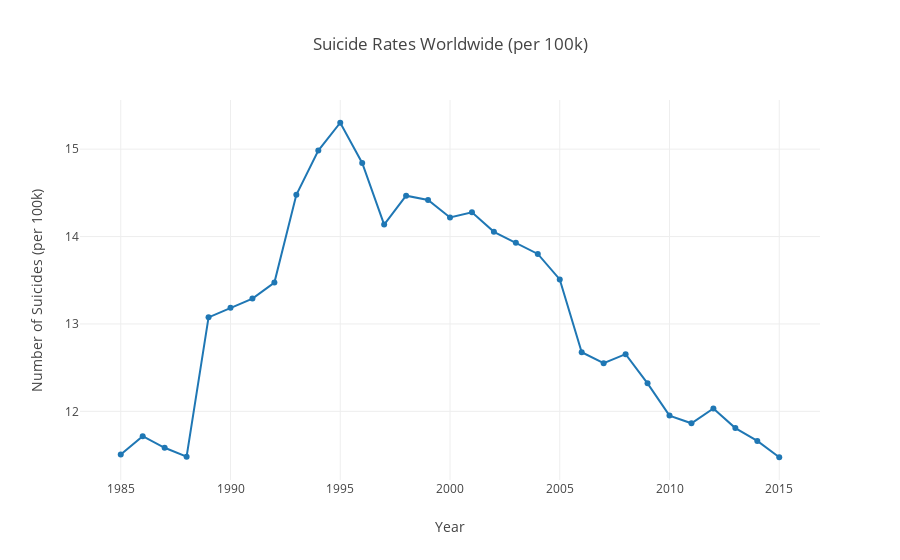

Notebook cell for this chart:
### Code cell
trace = go.Scatter(x=np.unique(df['year'].values),
                   y=suicides_per_100k_year,
                   mode='lines+markers',
                   name='suicides/100k pop')

layout = dict(title='Suicide Rates Worldwide (per 100k)', 
              xaxis=dict(title='Year'), 
              yaxis=dict(title='Number of Suicides (per 100k)', tickmode='linear'))
fig = dict(data=[trace], layout=layout)
iplot(fig)

### Figure 1 — Plotly figure (JSON) as saved in the notebook; plotly's stock layout.template omitted (floating-point values rounded to 4 significant figures)
{"data": [{"mode": "lines+markers", "name": "suicides/100k pop", "type": "scatter", "uid": "d57a7da5-8ce5-4c3e-b2f8-f806bbb54f19", "x": [1985, 1986, 1987, 1988, 1989, 1990, 1991, 1992, 1993, 1994, 1995, 1996, 1997, 1998, 1999, 2000, 2001, 2002, 2003, 2004, 2005, 2006, 2007, 2008, 2009, 2010, 2011, 2012, 2013, 2014, 2015], "y": [11.51, 11.72, 11.58, 11.48, 13.08, 13.18, 13.29, 13.47, 14.48, 14.98, 15.3, 14.84, 14.14, 14.47, 14.42, 14.22, 14.28, 14.05, 13.93, 13.8, 13.51, 12.68, 12.55, 12.65, 12.32, 11.95, 11.86, 12.03, 11.81, 11.66, 11.47]}], "layout": {"title": {"text": "Suicide Rates Worldwide (per 100k)"}, "xaxis": {"title": {"text": "Year"}}, "yaxis": {"tickmode": "linear", "title": {"text": "Number of Suicides (per 100k)"}}}}
